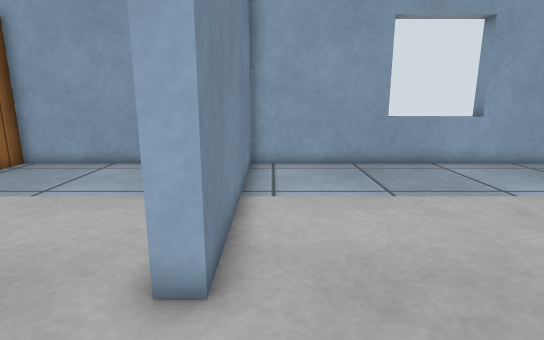
[1] (above)

12 first-person views from a walk through a world built for the Gazebo simulator. The camera is 0.53 m above the floor, tilts 12° down and sees 80° across. The floor is counted in squares, 0.2 m on a side. Each view is taken from the middle of a square. On the plan, view 1 faces up. The plan holds only what a view shows up to about 20 squares ahead; the rest is blank. Gazebo's built-in surfaces are drawn with simple patterns.

[2]
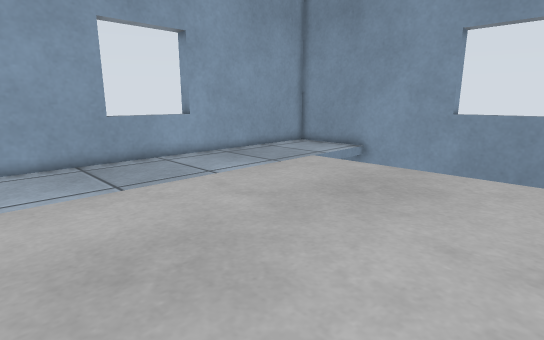

[3]
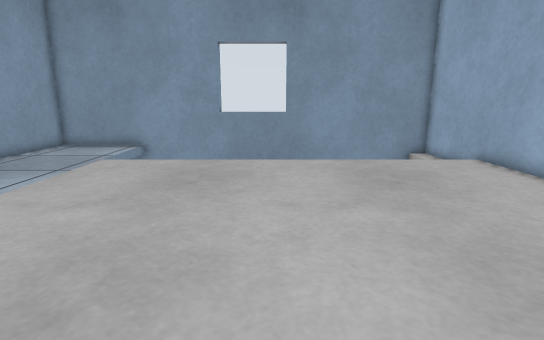

[4]
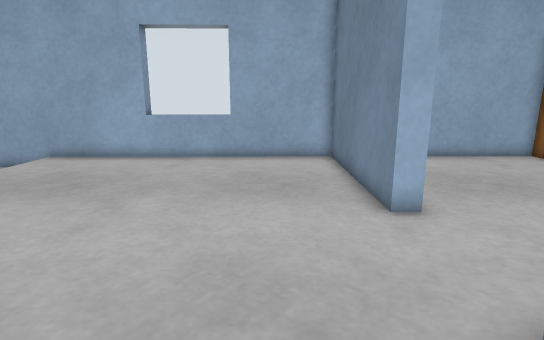

[5]
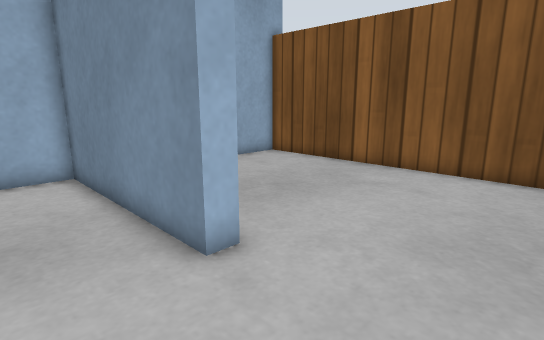

[6]
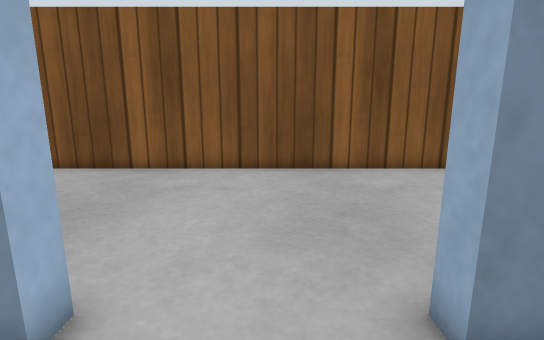

[7]
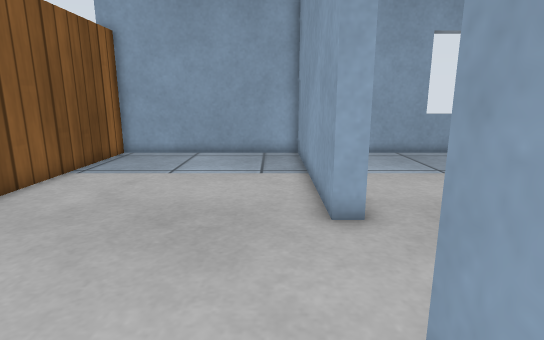

[8]
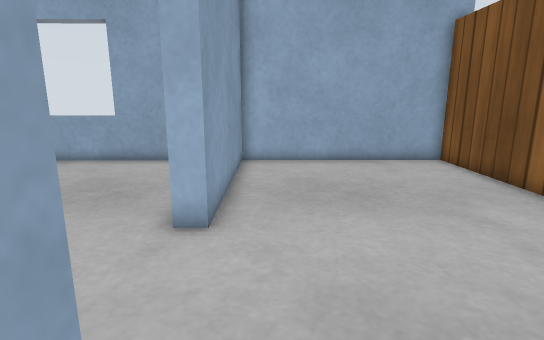

[9]
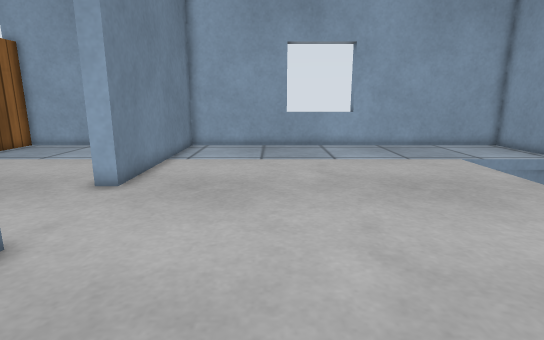

[10]
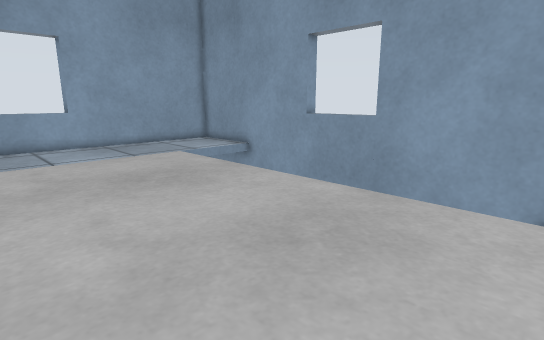

[11]
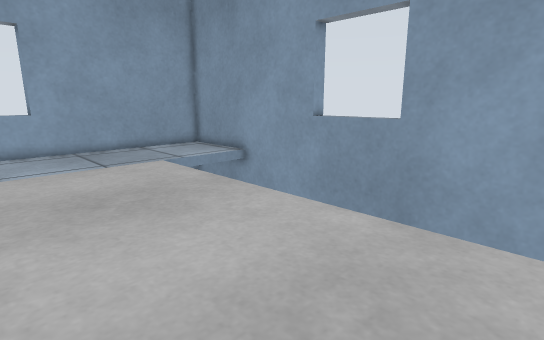

[12]
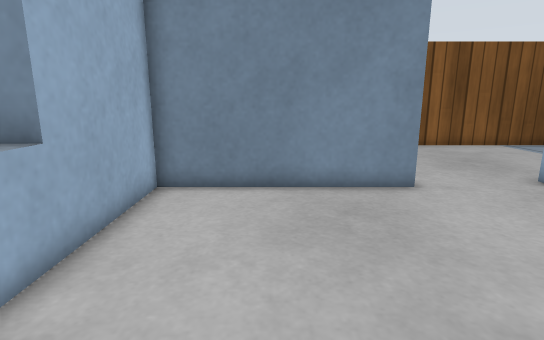

### Floor plan
Key: @ floor where view 1 was taken; # wall or solid block; . floor; / step, stairs or slope; = window, fence, low wall or low ledge; v drop or lower ground.
Columns run from 11 left of view 1 to 18 right of it. Each row starts with its distance up from view 1.
 14 #################===##########
 13 #.........#..................#
 12 #.........#..................#
 11 #.........#..................#
 10 #.........#..................#
  9 #.........#.............vvvvv#
  8 #.........#.............v    #
  7 #.........#.............v    #
  6 #.........#.............v    #
  5 #.........#.............v    #
  4 #.........#.............v    #
  3 #.......................v    #
  2 #.......................v    #
  1 #.......................v    #
  0 #..........@............v    #
 -1 #.........#.............v    #
 -2 #.........#.............v    #
 -3 #.........#.............v    #
 -4 #.........#.............v    #
 -5 #.........#.............v    #
 -6 #.........#.............v    #
 -7 #.........#.............v    #
 -8 #.........#............./    #
 -9 ################===###########

Positions as (right, up) in squares from view 1, and headings:
1: (0, 0), facing up
2: (0, -1), facing up-right
3: (-2, 1), facing right
4: (2, 7), facing down
5: (2, 4), facing down-left
6: (2, 2), facing left
7: (-3, -3), facing up
8: (-3, 6), facing down
9: (4, -6), facing up
10: (4, -7), facing up-right
11: (6, -5), facing up-right
12: (9, -5), facing left
